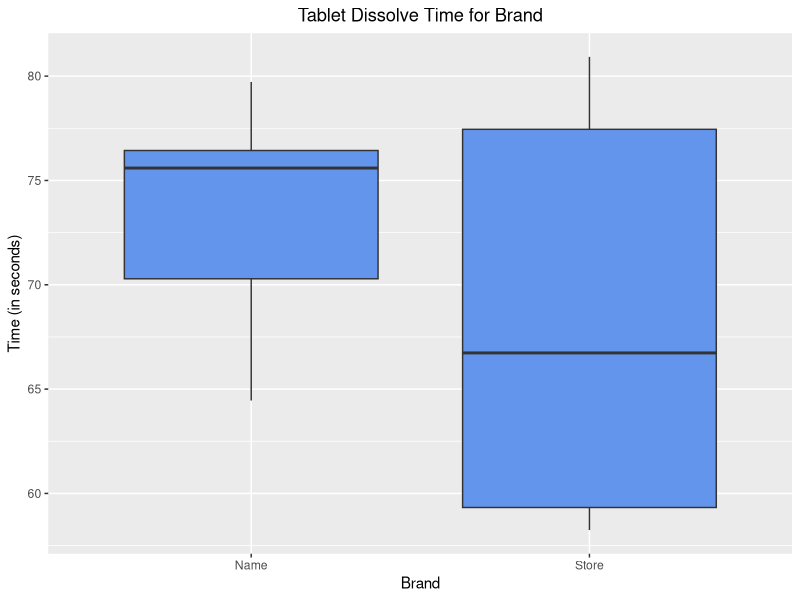
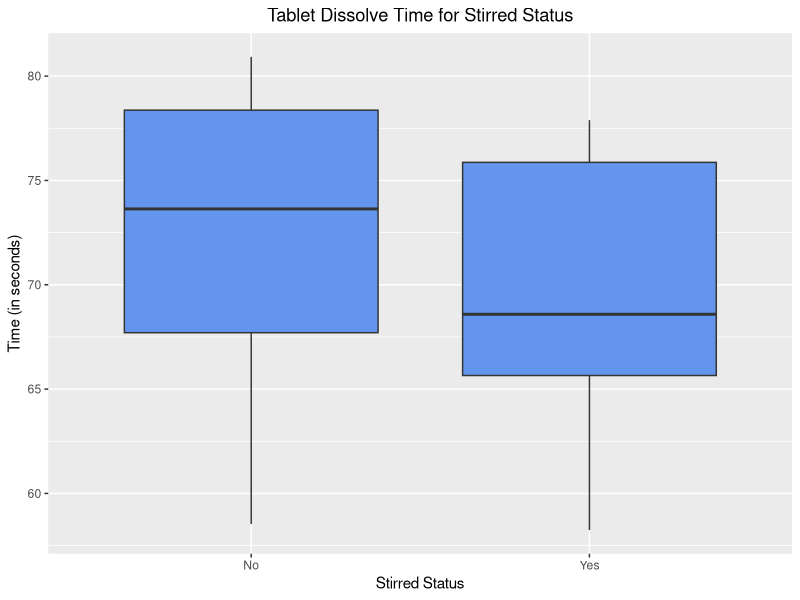
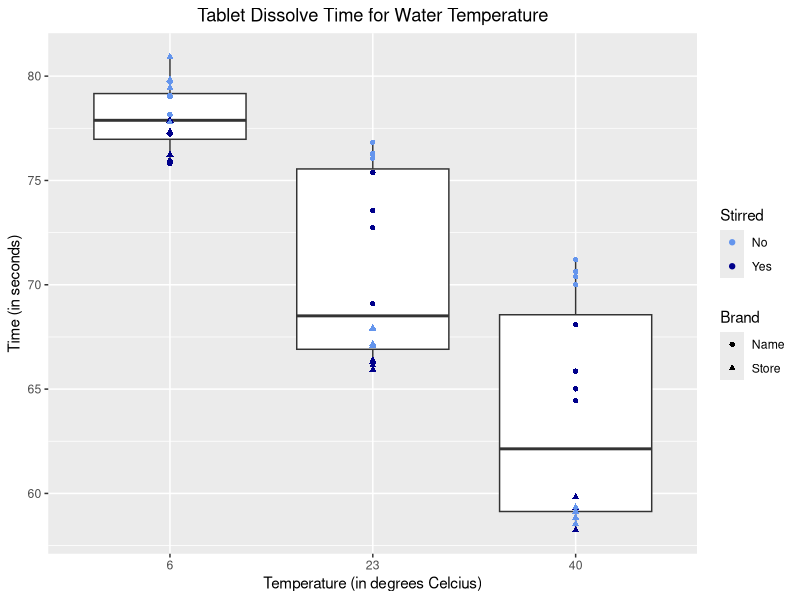
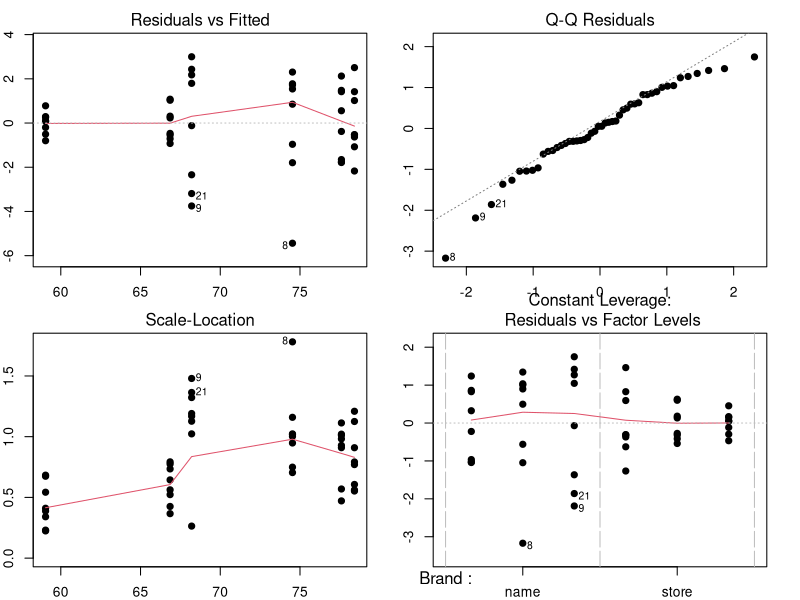
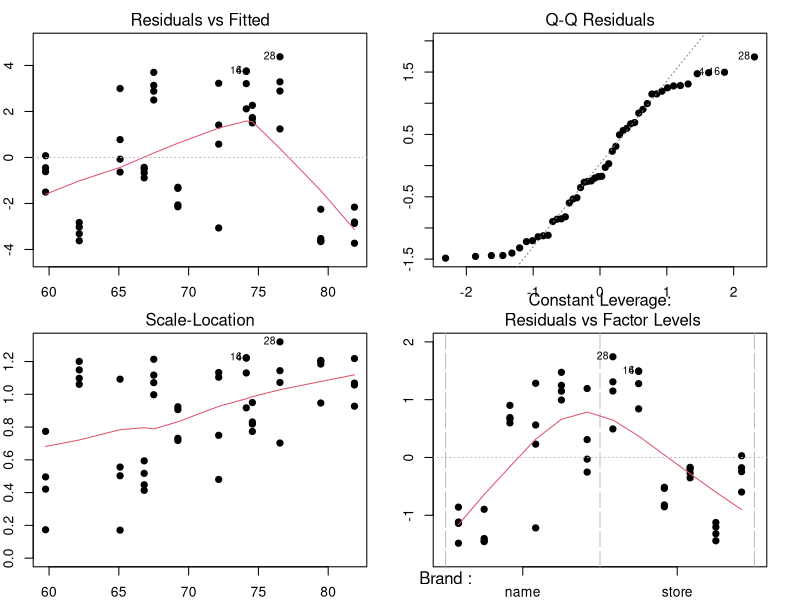
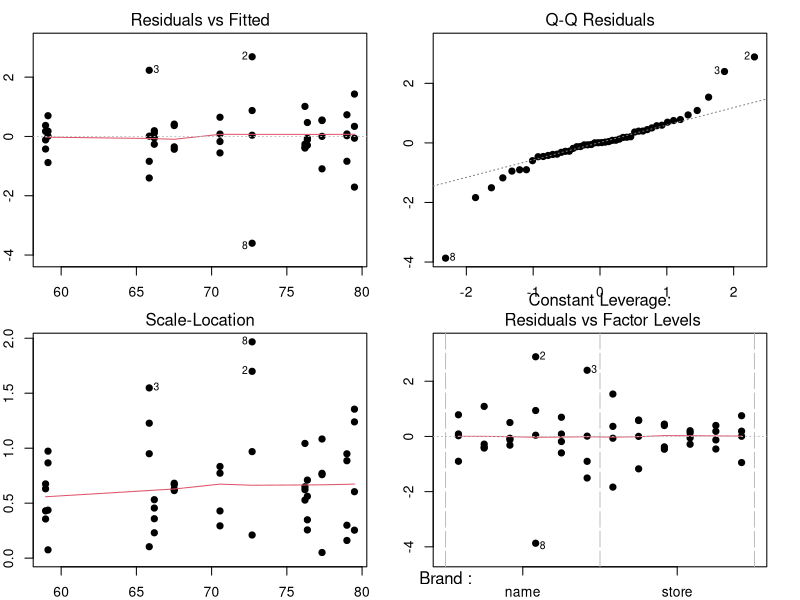

The R script that drew these images, in order: (Note: this script raises an error after producing the figures.)
## ---- chunk 1
library(readr)
library(knitr)
library(dplyr)
library(GGally)
library(ggplot2)
knitr::opts_chunk$set(echo = FALSE, message = FALSE)
## ---- chunk 2
data <- read_csv("effervescence.csv")
data$Brand <- as.factor(data$Brand)
data$Stirred <- as.factor(data$Stirred)
data$Temp <- as.factor(data$Temp)
data$Order <- as.factor(data$Order)
kable(head(data, n = 10), caption = "First 10 Rows of Effervescence Data")
## ---- chunk 3
kable(summary(data), caption = "Summary Stats for Variables", digits = 2)
## ---- chunk 4
data_stats <- data %>%
                as_tibble() %>%
                group_by(Brand, Stirred, Temp) %>%
                summarise_at(vars(Time), list(Mean = mean, 
                                              SD = sd,
                                              Min = min, 
                                              Q1 = ~quantile(., probs = 0.25), 
                                              Median = median, 
                                              Q3 = ~quantile(., probs = 0.75), 
                                              Max = max))
kable(data_stats, caption = "Summary Stats for Time by Group", digits = 2)
## ---- chunk 5
ggplot(data, aes(x = Brand, y = Time)) + 
  geom_boxplot(fill = "cornflowerblue") + 
  labs(title = "Tablet Dissolve Time for Brand", x = "Brand", y = "Time (in seconds)") +        scale_x_discrete(labels = c("Name", "Store")) +
  theme(plot.title = element_text(hjust = 0.5))
## ---- chunk 6
ggplot(data, aes(x = Stirred, y = Time)) + 
  geom_boxplot(fill = "cornflowerblue") + 
  labs(title = "Tablet Dissolve Time for Stirred Status", x = "Stirred Status", y = "Time (in seconds)") + scale_x_discrete(labels = c("No", "Yes")) +
  theme(plot.title = element_text(hjust = 0.5))
## ---- chunk 7
ggplot(data, aes(x = Temp, y = Time)) + 
  geom_boxplot() + 
  geom_point(aes(color = Stirred, shape = Brand)) + 
  labs(title = "Tablet Dissolve Time for Water Temperature", 
       x = "Temperature (in degrees Celcius)", 
       y = "Time (in seconds)") + 
  scale_shape_discrete(labels = c("Name", "Store")) + 
  scale_color_manual(values = c("cornflowerblue", "blue4"), labels = c("No", "Yes")) +
  theme(plot.title = element_text(hjust=0.5))
## ---- chunk 8
amod1 <- aov(Time ~ Brand + Temp + Brand:Temp, data = data)
par(mfrow = c(2,2), mar = c(2, 2, 2, 2))
plot(amod1, pch = 19)
par(mfrow = c(1,1), mar = c(5.1, 4.1, 4.1, 2.1))
summary(amod1)
## ---- chunk 9
amod2 <- aov(Time ~ Brand + Temp + Stirred, data = data)
par(mfrow = c(2,2), mar = c(2, 2, 2, 2))
plot(amod2, pch = 19)
par(mfrow = c(1,1), mar = c(5.1, 4.1, 4.1, 2.1))
summary(amod2)
## ---- chunk 10
amod3 <- aov(Time ~ Brand*Temp*Stirred, data = data)
par(mfrow = c(2,2), mar = c(2, 2, 2, 2))
plot(amod3, pch = 19)
par(mfrow = c(1,1), mar = c(5.1, 4.1, 4.1, 2.1))
summary(amod3)
## ---- chunk 11
knitr::include_graphics("figure_for_project.png")
## ---- chunk 12
interaction.plot(data$Temp, data$Stirred, data$Time,
                 type = "b", pch = 19, col = c(2,4),
                 main="Interaction Plot for Temp and Stirred Status",
                 trace.label = "Stirred?",
                 xlab = "Temperature",
                 ylab = "Mean Dissolve Time")
## ---- chunk 13
TukeyHSD(amod3)
